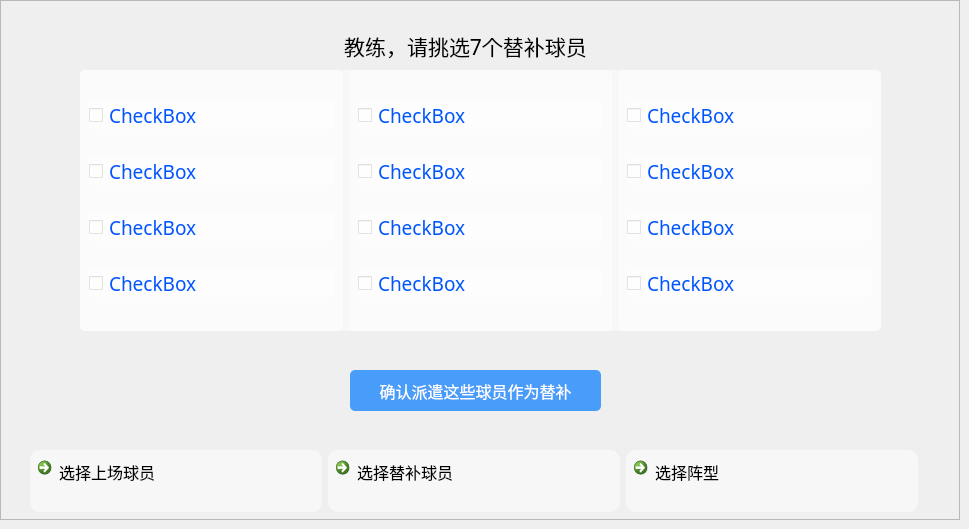
    <widget class="QWidget" name="page_11">
     <widget class="QLabel" name="label_13">
      <property name="geometry">
       <rect>
        <x>140</x>
        <y>20</y>
        <width>651</width>
        <height>51</height>
       </rect>
      </property>
      <property name="font">
       <font>
        <family>黑体</family>
        <pointsize>16</pointsize>
       </font>
      </property>
      <property name="text">
       <string>教练，请挑选7个替补球员</string>
      </property>
      <property name="alignment">
       <set>Qt::AlignCenter</set>
      </property>
     </widget>
     <widget class="QWidget" name="widget_33" native="true">
      <property name="geometry">
       <rect>
        <x>30</x>
        <y>450</y>
        <width>888</width>
        <height>62</height>
       </rect>
      </property>
      <layout class="QHBoxLayout" name="horizontalLayout_14">
       <item>
        <widget class="QCommandLinkButton" name="commandLinkButton_5">
         <property name="font">
          <font>
           <family>Segoe UI</family>
           <pointsize>12</pointsize>
           <weight>50</weight>
           <italic>false</italic>
           <bold>false</bold>
          </font>
         </property>
         <property name="styleSheet">
          <string notr="true">QCommandLinkButton{background-color: rgba(255, 255, 255,0.5); border-radius: 10px;}
QCommandLinkButton:hover{background-color: rgba(191, 255, 254,0.8);}</string>
         </property>
         <property name="text">
          <string>选择上场球员</string>
         </property>
        </widget>
       </item>
       <item>
        <widget class="QCommandLinkButton" name="commandLinkButton_6">
         <property name="font">
          <font>
           <family>Segoe UI</family>
           <pointsize>12</pointsize>
           <weight>50</weight>
           <italic>false</italic>
           <bold>false</bold>
          </font>
         </property>
         <property name="styleSheet">
          <string notr="true">QCommandLinkButton{background-color: rgba(255, 255, 255,0.5); border-radius: 10px;}
QCommandLinkButton:hover{background-color: rgba(191, 255, 254,0.8);}</string>
         </property>
         <property name="text">
          <string>选择替补球员</string>
         </property>
        </widget>
       </item>
       <item>
        <widget class="QCommandLinkButton" name="commandLinkButton_7">
         <property name="font">
          <font>
           <family>Segoe UI</family>
           <pointsize>12</pointsize>
           <weight>50</weight>
           <italic>false</italic>
           <bold>false</bold>
          </font>
         </property>
         <property name="styleSheet">
          <string notr="true">QCommandLinkButton{background-color: rgba(255, 255, 255,0.5); border-radius: 10px;}
QCommandLinkButton:hover{background-color: rgba(191, 255, 254,0.8);}</string>
         </property>
         <property name="text">
          <string>选择阵型</string>
         </property>
        </widget>
       </item>
      </layout>
     </widget>
     <widget class="QWidget" name="widget_15" native="true">
      <property name="geometry">
       <rect>
        <x>80</x>
        <y>70</y>
        <width>801</width>
        <height>261</height>
       </rect>
      </property>
      <property name="styleSheet">
       <string notr="true">background-color: rgba(255, 255, 255,0.5);
border-radius: 5px;</string>
      </property>
      <layout class="QHBoxLayout" name="horizontalLayout_5">
       <item>
        <widget class="QWidget" name="widget_16" native="true">
         <layout class="QVBoxLayout" name="verticalLayout_11">
          <item>
           <widget class="QCheckBox" name="checkBox_147">
            <property name="font">
             <font>
              <family>等线</family>
              <pointsize>14</pointsize>
             </font>
            </property>
            <property name="styleSheet">
             <string notr="true">color: rgb(0, 85, 255);</string>
            </property>
            <property name="text">
             <string>CheckBox</string>
            </property>
           </widget>
          </item>
          <item>
           <widget class="QCheckBox" name="checkBox_148">
            <property name="font">
             <font>
              <family>等线</family>
              <pointsize>14</pointsize>
             </font>
            </property>
            <property name="styleSheet">
             <string notr="true">color: rgb(0, 85, 255);</string>
            </property>
            <property name="text">
             <string>CheckBox</string>
            </property>
           </widget>
          </item>
          <item>
           <widget class="QCheckBox" name="checkBox_149">
            <property name="font">
             <font>
              <family>等线</family>
              <pointsize>14</pointsize>
             </font>
            </property>
            <property name="styleSheet">
             <string notr="true">color: rgb(0, 85, 255);</string>
            </property>
            <property name="text">
             <string>CheckBox</string>
            </property>
           </widget>
          </item>
          <item>
           <widget class="QCheckBox" name="checkBox_150">
            <property name="font">
             <font>
              <family>等线</family>
              <pointsize>14</pointsize>
             </font>
            </property>
            <property name="styleSheet">
             <string notr="true">color: rgb(0, 85, 255);</string>
            </property>
            <property name="text">
             <string>CheckBox</string>
            </property>
           </widget>
          </item>
         </layout>
        </widget>
       </item>
       <item>
        <widget class="QWidget" name="widget_36" native="true">
         <layout class="QVBoxLayout" name="verticalLayout_13">
          <item>
           <widget class="QCheckBox" name="checkBox_151">
            <property name="font">
             <font>
              <family>等线</family>
              <pointsize>14</pointsize>
             </font>
            </property>
            <property name="styleSheet">
             <string notr="true">color: rgb(0, 85, 255);</string>
            </property>
            <property name="text">
             <string>CheckBox</string>
            </property>
           </widget>
          </item>
          <item>
           <widget class="QCheckBox" name="checkBox_152">
            <property name="font">
             <font>
              <family>等线</family>
              <pointsize>14</pointsize>
             </font>
            </property>
            <property name="styleSheet">
             <string notr="true">color: rgb(0, 85, 255);</string>
            </property>
            <property name="text">
             <string>CheckBox</string>
            </property>
           </widget>
          </item>
          <item>
           <widget class="QCheckBox" name="checkBox_153">
            <property name="font">
             <font>
              <family>等线</family>
              <pointsize>14</pointsize>
             </font>
            </property>
            <property name="styleSheet">
             <string notr="true">color: rgb(0, 85, 255);</string>
            </property>
            <property name="text">
             <string>CheckBox</string>
            </property>
           </widget>
          </item>
          <item>
           <widget class="QCheckBox" name="checkBox_154">
            <property name="font">
             <font>
              <family>等线</family>
              <pointsize>14</pointsize>
             </font>
            </property>
            <property name="styleSheet">
             <string notr="true">color: rgb(0, 85, 255);</string>
            </property>
            <property name="text">
             <string>CheckBox</string>
            </property>
           </widget>
          </item>
         </layout>
        </widget>
       </item>
       <item>
        <widget class="QWidget" name="widget_39" native="true">
         <layout class="QVBoxLayout" name="verticalLayout_26">
          <item>
           <widget class="QCheckBox" name="checkBox_155">
            <property name="font">
             <font>
              <family>等线</family>
              <pointsize>14</pointsize>
             </font>
            </property>
            <property name="styleSheet">
             <string notr="true">color: rgb(0, 85, 255);</string>
            </property>
            <property name="text">
             <string>CheckBox</string>
            </property>
           </widget>
          </item>
          <item>
           <widget class="QCheckBox" name="checkBox_156">
            <property name="font">
             <font>
              <family>等线</family>
              <pointsize>14</pointsize>
             </font>
            </property>
            <property name="styleSheet">
             <string notr="true">color: rgb(0, 85, 255);</string>
            </property>
            <property name="text">
             <string>CheckBox</string>
            </property>
           </widget>
          </item>
          <item>
           <widget class="QCheckBox" name="checkBox_157">
            <property name="font">
             <font>
              <family>等线</family>
              <pointsize>14</pointsize>
             </font>
            </property>
            <property name="styleSheet">
             <string notr="true">color: rgb(0, 85, 255);</string>
            </property>
            <property name="text">
             <string>CheckBox</string>
            </property>
           </widget>
          </item>
          <item>
           <widget class="QCheckBox" name="checkBox_158">
            <property name="font">
             <font>
              <family>等线</family>
              <pointsize>14</pointsize>
             </font>
            </property>
            <property name="styleSheet">
             <string notr="true">color: rgb(0, 85, 255);</string>
            </property>
            <property name="text">
             <string>CheckBox</string>
            </property>
           </widget>
          </item>
         </layout>
        </widget>
       </item>
      </layout>
     </widget>
     <widget class="QPushButton" name="selectTBplayersBtn">
      <property name="geometry">
       <rect>
        <x>350</x>
        <y>370</y>
        <width>251</width>
        <height>41</height>
       </rect>
      </property>
      <property name="font">
       <font>
        <family>黑体</family>
        <pointsize>12</pointsize>
       </font>
      </property>
      <property name="styleSheet">
       <string notr="true">QPushButton { background-color: rgba(0, 120, 255,0.7); border-radius: 5px; color: rgb(255, 255, 255); } QPushButton:hover { background-color: rgb(46, 231, 253); }</string>
      </property>
      <property name="text">
       <string>确认派遣这些球员作为替补</string>
      </property>
     </widget>
     <widget class="QFrame" name="frame_21">
      <property name="geometry">
       <rect>
        <x>0</x>
        <y>0</y>
        <width>960</width>
        <height>520</height>
       </rect>
      </property>
      <property name="styleSheet">
       <string notr="true">#frame_21{background-image: url(:/Image/football_field_11.jpg);}</string>
      </property>
      <property name="frameShape">
       <enum>QFrame::StyledPanel</enum>
      </property>
      <property name="frameShadow">
       <enum>QFrame::Raised</enum>
      </property>
     </widget>
     <zorder>frame_21</zorder>
     <zorder>label_13</zorder>
     <zorder>widget_33</zorder>
     <zorder>widget_15</zorder>
     <zorder>selectTBplayersBtn</zorder>
    </widget>
